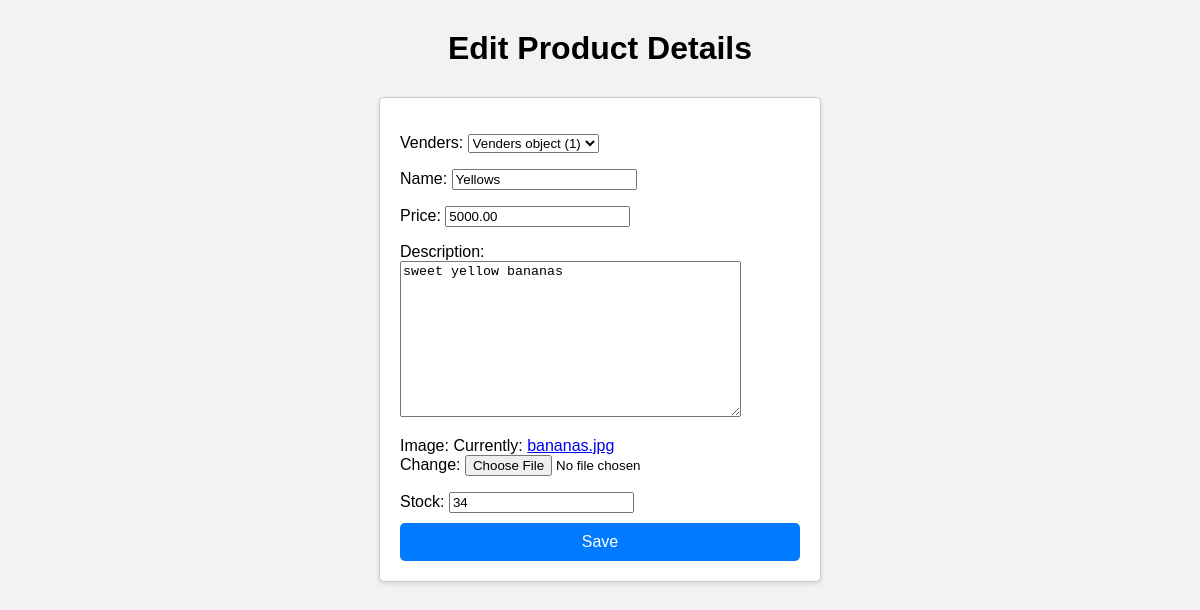
The app's page /inventory/product/edit/1/ with its own data.
### inventory/models.py (models this page shows)
class Product(models.Model):
    Venders=models.ForeignKey(Venders,null=True,on_delete=models.CASCADE)
    name=models.CharField(max_length=32)
    price=models.DecimalField(max_digits=8,decimal_places=2)
    description=models.TextField()
    image=models.ImageField()
    date_created=models.DateTimeField(auto_now_add=True)
    date_updated=models.DateTimeField(auto_now=True)
    stock=models.PositiveIntegerField()

### inventory/views.py (the view)
# urls.py: path("product/edit/<int:id>/", product_update_view, name="product_update_view"),
def product_update_view(request, id):
    product = Product.objects.get(id=id)
    if request.method == 'POST':
        form = ProductUploadForm(request.POST, instance=product)
        if form.is_valid():
            form.save()
            return redirect("product_detail", id=product.id)
    else:
        form = ProductUploadForm(instance=product)
    return render(request, "inventory/edit_product.html", {'form': form})

### inventory/forms.py
class ProductUploadForm(forms.ModelForm):
    class Meta:
        model = Product
        fields = '__all__'

### templates/inventory/edit_product.html (shortened to what this page needs)
<!DOCTYPE html>
<html lang="en">
<head>
</head>
<body>
    <h1>Edit Product Details</h1>
    <form method="POST" class="upload-form">
       {{form.as_p}}
       <button type="submit">Save</button>
    </form>
</body>
</html>

### templates/inventory/edit_product.html (style rules this page uses)
body { font-family: Arial, sans-serif; background-color: #f2f2f2; margin: 0; padding: 0; }
h1 { text-align: center; margin: 30px 0; }
.upload-form { max-width: 400px; margin: 0 auto; background-color: #fff; border: 1px solid #ccc; padding: 20px; box-shadow: 0 2px 5px rgba(0, 0, 0, 0.1); border-radius: 5px; }
.upload-form button[type="submit"] { display: block; width: 100%; padding: 10px; background-color: #007BFF; color: #fff; border: none; border-radius: 5px; cursor: pointer; font-size: 16px; }
.upload-form p { margin-bottom: 10px; }

### records on screen
Product: Venders "Venders object (1)", name "Yellows", price "5000.00", description "sweet yellow bananas", stock "34"
